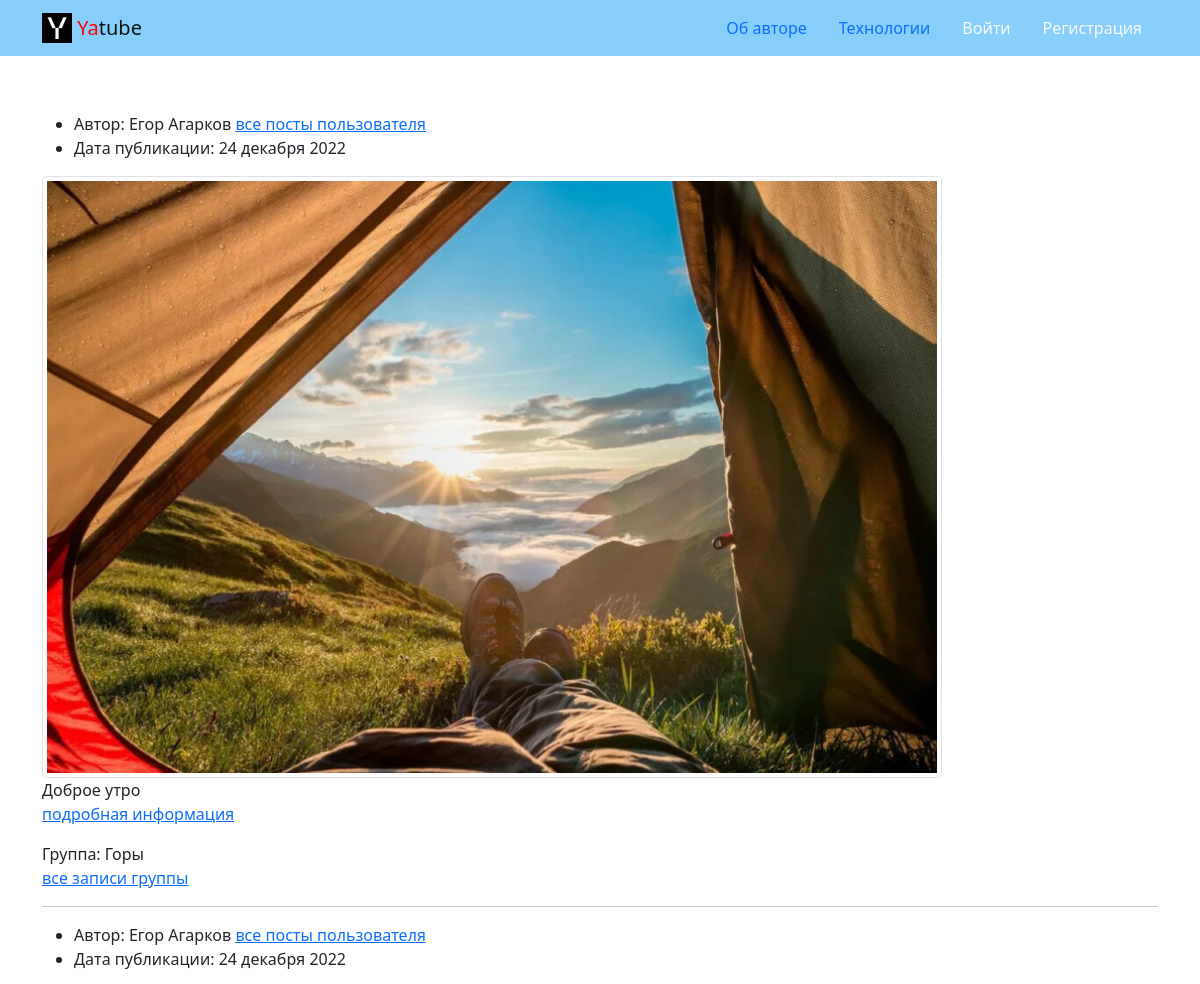
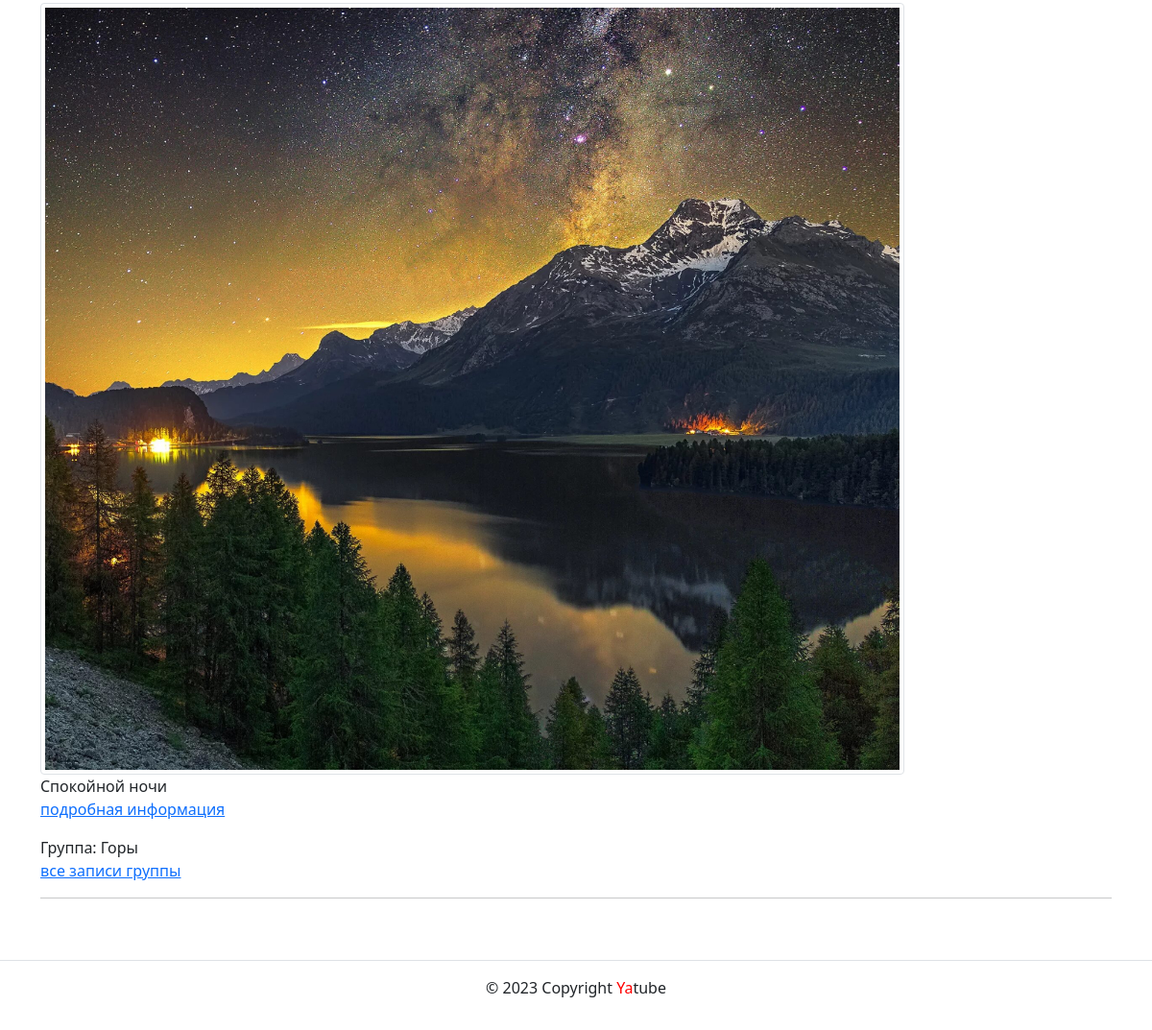
The page / on the database its author committed (2 pictures, top to bottom).
### posts/models.py (models this page shows, shortened)
class Post(models.Model):
    text = models.TextField(
        'Текст поста',
        help_text='Введите текст поста'
    )
    pub_date = models.DateTimeField(auto_now_add=True)
    author = models.ForeignKey(
        User,
        on_delete=models.CASCADE,
        related_name='posts'
    )
    group = models.ForeignKey(
        'Group',
        blank=True,
        null=True,
        on_delete=models.SET_NULL,
        related_name='posts',
        verbose_name='Группа',
        help_text='Группа, к которой будет относиться пост'
    )
    image = models.ImageField(
        'Картинка',
        upload_to='posts/',
        blank=True)
    class Meta:
        ordering = ('-pub_date',)

class Group(models.Model):
    title = models.CharField(max_length=200)
    slug = models.SlugField(unique=True)
    description = models.TextField()

### posts/views.py (the view)
# urls.py: path('', views.index, name='index'),
@cache_page(20, key_prefix="index_page")
def index(request):
    template = "posts/index.html"
    post_list = Post.objects.all()
    context = {"page_obj": paginator_func(post_list, request=request),
               "index": True}
    return render(request, template, context)

### core/context_processors/year.py (called while the page is built)
def year(request):
    dt = datetime.now().year
    return {
        'year': dt
    }

### posts/views.py (called while the page is built)
def paginator_func(post_list, request):
    paginator = Paginator(post_list, PAGINATOR_COUNT)
    page_number = request.GET.get("page")
    return paginator.get_page(page_number)

### templates/posts/index.html (shortened to what this page needs)
{% extends 'base.html' %}
{% block content %}
      <div class="container py-5">
        {% for post in page_obj %}
        <article>
          <ul>
            <li>
             Автор: {{post.author.get_full_name}}
              <a href="{% url 'posts:profile' post.author.username %}">
                 все посты пользователя
                </a>
            </li>
            <li>
             Дата публикации: {{post.pub_date|date:"d E Y"}}
            </li>
          </ul>
          {% if post.image %}
          <img class="img-thumbnail" src="{{ post.image.url }}" alt="Card image cap" width="900" height="335" align="top" crop="center"/>
          {% endif %}
          <p>
            {{post.text}}
            <br>
          <a href="{% url 'posts:post_detail' post.id %}">подробная информация</a></p>
          {% if post.group %}
          <p>
              Группа: {{post.group.title}}
              <br>
          <a href="{% url 'posts:group_posts' post.group.slug %}">все записи группы</a></p>
          {% endif %}
        </article>
        <hr>
        {% endfor %}
      </div>
{% endblock %}

### templates/base.html (shortened to what this page needs)
{% load static %}
<!DOCTYPE html>
<html lang="ru">
<head>
  <link rel="stylesheet" href="{% static 'css/bootstrap.min.css' %}">
</head>
  <body>
    <header>
      {% include 'includes/header.html' %}
    <main>
      {% block content %}{% endblock %}
    </main>
    <footer>
      {% include 'includes/footer.html' %}
    </footer>
  </body>
</html>

### templates/includes/header.html
{% load static %}
      <nav class="navbar navbar-light" style="background-color: lightskyblue">
        <div class="container">
          <a class="navbar-brand" href="{% url 'posts:index' %}">
            <img src='{%static "img/logo.png" %}' width="30" height="30" class="d-inline-block align-top" alt="">
            <span style="color:red">Ya</span>tube
          </a>
          {% with request.resolver_match.view_name as view_name %}
        <ul class="nav nav-pills">
        <li class="nav-item">
          <a class="nav-link {% if view_name  == 'about:author' %}active{% endif %}"
             href="{% url 'about:author' %}">Об авторе</a>
        </li>
        <li class="nav-item">
          <a class="nav-link {% if view_name  == 'about:tech' %}active{% endif %}"
             href="{% url 'about:tech' %}">Технологии</a>
        </li>
        {% if user.is_authenticated  %}
        <li class="nav-item">
          <a class="nav-link {% if view_name  == 'posts:post_create' %}active{% endif %}"
             href="{% url 'posts:post_create' %}">Новая запись</a>
        </li>
        <li class="nav-item">
          <a class="nav-link link-light {% if view_name  == 'users:password_change_form' %}active{% endif %}"
             href="{% url 'users:password_change_form' %}">Изменить пароль</a>
        </li>
        <li class="nav-item">
          <a class="nav-link link-light {% if view_name  == 'users:logout' %}active{% endif %}"
             href="{% url 'users:logout' %}">Выйти</a>
        </li>
        <li style="margin-top: 8px; margin-left: 10px;color:white">Пользователь: {{ user.username }}</li>
        {% else %}
        <li class="nav-item">
          <a class="nav-link link-light {% if view_name  == 'users:login' %}active{% endif %}"
             href="{% url 'users:login' %}">Войти</a>
        </li>
        <li class="nav-item">
          <a class="nav-link link-light {% if view_name  == 'users:signup' %}active{% endif %}"
             href="{% url 'users:signup' %}">Регистрация</a>
        </li>
        {% endif %}
          {% endwith %}
      </ul>
    </div>
  </nav>
</header>

### templates/includes/footer.html
<footer class="border-top text-center py-3">
  <p>© {{ year }} Copyright <span style="color:red">Ya</span>tube</p>
</footer>

### rows shown on the page
Post: author.get_full_name "Егор Агарков", pub_date "24 декабря 2022", image (picture), text "Доброе утро", group "Горы"
Post: author.get_full_name "Егор Агарков", pub_date "24 декабря 2022", image (picture), text "Спокойной ночи", group "Горы"
